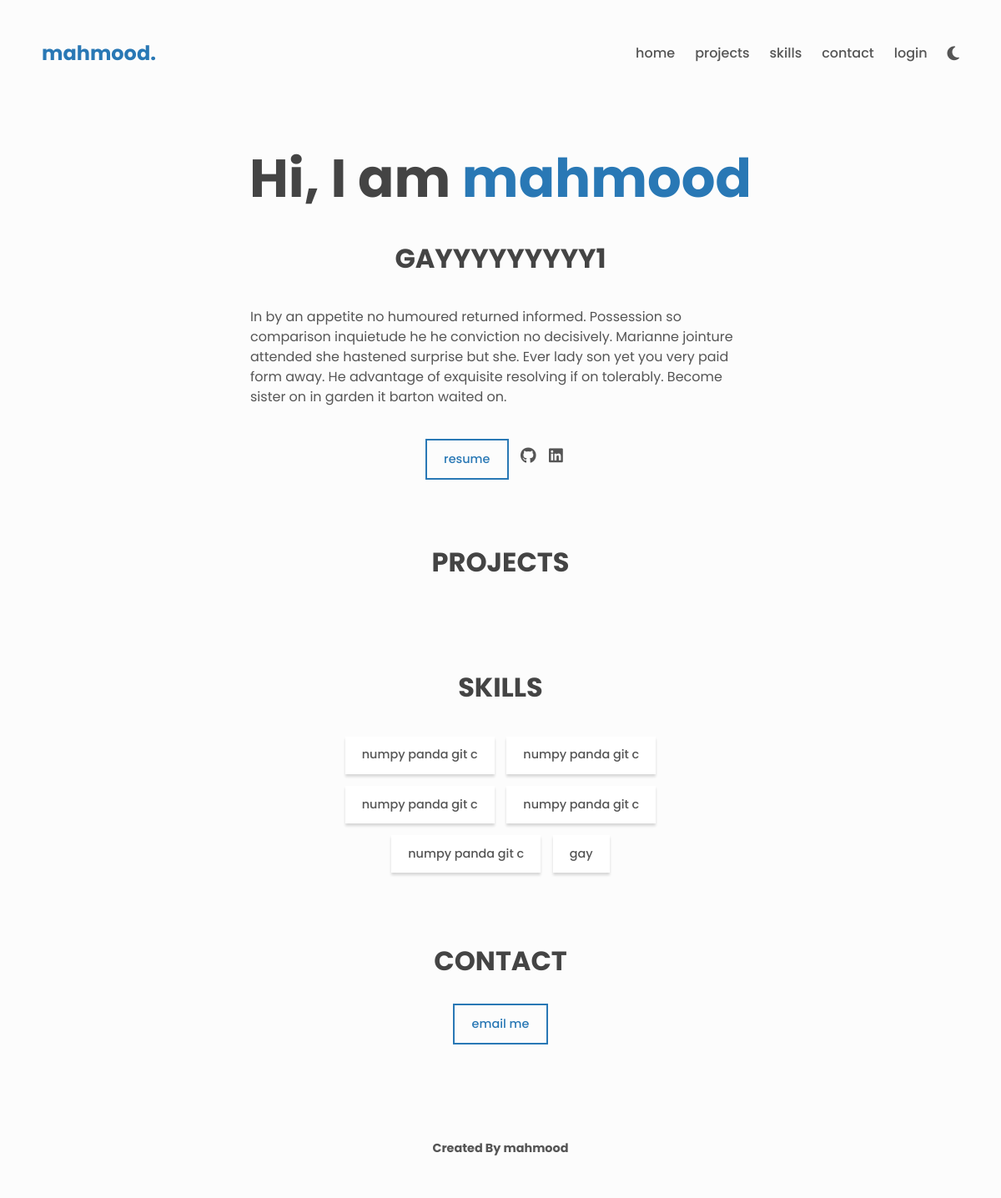
Screenshot of /pr/mahmood with the database file from the repository.
### server.py (models this page shows)
class User(db.Model, UserMixin):
    id = db.Column(db.Integer, primary_key=True)
    name = db.Column(db.String(250), nullable=False)
    email = db.Column(db.String(100), unique=True)
    password = db.Column(db.String(100))
    resume = db.relationship('UserResume', backref='user')
    projects = db.relationship('Project', backref='user')
    skills = db.relationship('Skill', backref='user')

class UserResume(db.Model):
    id = db.Column(db.Integer, primary_key=True)
    role = db.Column(db.String(250), nullable=True)
    about = db.Column(db.String(250), unique=False, nullable=True)
    resume = db.Column(db.String(250), unique=False, nullable=True)
    github = db.Column(db.String(250), nullable=True)
    linkedin = db.Column(db.String(250), nullable=True)
    user_id = db.Column(db.Integer, db.ForeignKey('user.id'))

class Skill(db.Model):
    id = db.Column(db.Integer, primary_key=True)
    skill = db.Column(db.String(250), nullable=True)
    user_id = db.Column(db.Integer, db.ForeignKey('user.id'))

### server.py (the view)
@app.route('/pr/<name>')
def portfolio(name):
    user = User.query.filter_by(name=name).first()
    resume = UserResume.query.filter_by(user_id=user.id).first()
    projects = Project.query.filter_by(user_id=user.id).all()
    skills = Skill.query.filter_by(user_id=user.id).all()
    return render_template('portfolio.html', user=user, projects=projects, skills=skills, resume=resume)

### templates/portfolio.html (shortened to what this page needs)
{% include 'header.html' %}
    <main>
      <div class="about center">
        <h1>Hi, I am <span class="about__name">{{user.name}}</span></h1>
        <h2 class="about__role">{{resume.role}}</h2>
        <p class="about__desc">{{resume.about}}</p>
        <div class="about__contact center">
          <a href="{{user.resume}}">
            <span class="btn btn--outline">Resume</span>
          </a>
          <a
            href="{{user.github}}"
            aria-label="github"
            class="link link--icon">
            <i aria-hidden="true" class="fab fa-github"></i>
          </a>
          <a
            href="{{user.linkedin}}"
            aria-label="linkedin"
            class="link link--icon"
          >
            <i aria-hidden="true" class="fab fa-linkedin"></i>
          </a>
        </div>
      </div>
      <section id="projects" class="section projects">
        <h2 class="section__title">Projects</h2>
      </section>
      <section class="section skills" id="skills">
        <h2 class="section__title">Skills</h2>
        <ul class="skills__list">
          {%for skill in skills:%}
          {%for ski in skill.skill.split("-"):%}
          <li class="skills__list-item btn btn--plain">{{ski}}</li>
            {%endfor%}
          {%endfor%}
        </ul>
      </section>
      <section class="section contact center" id="contact">
        <h2 class="section__title">Contact</h2>
        <a href="mailto:{{user.email}}">
          <span class="btn btn--outline">Email me</span>
        </a>
      </section>
    </main>
{% include 'footer.html' %}

### templates/header.html (shortened to what this page needs)
<!DOCTYPE html>
<html lang="en">
  <head>
    <link rel="stylesheet" href="/static/styles.css" />
  </head>
  <body class="light" id="top">
    <header class="header center">
      <h3>
        <a href="{{url_for('home')}}" class="link"
          >{{user.name}}.</a
        >
      </h3>
      <nav class="nav center">
        <ul class="nav__list center">
          <li class="nav__list-item">
            <a class="link link--nav" href="{{url_for('home')}}">Home</a>
          </li>
          <li class="nav__list-item">
            <a class="link link--nav" href="#projects">Projects</a>
          </li>
          <li class="nav__list-item">
            <a class="link link--nav" href="#skills">Skills</a>
          </li>
          <li class="nav__list-item">
            <a class="link link--nav" href="#contact">Contact</a>
          </li>
          {%if not current_user.is_authenticated:%}
          <li class="nav__list-item">
            <a class="link link--nav" href="{{url_for('login')}}">login</a>
          </li>
          {%else:%}
            <li class="nav__list-item">
            <a class="link link--nav" href="{{url_for('logout')}}">logout</a>
          </li>
          {%endif%}
        </ul>
        <button type="button" aria-label="toggle theme" class="btn btn--icon">
          <i aria-hidden="true" id="btn-theme" class="fas fa-moon"></i>
        </button>
      </nav>
    </header>

### templates/footer.html (shortened to what this page needs)
    <footer class="footer">
      <a
        href="#"
        class="link footer__link"
      >
        Created By mahmood
      </a>
    </footer>
  </body>
</html>

### static/styles.css (style rules this page uses)
* { padding: 0; margin: 0; border: 0; outline: 0; background-color: inherit; color: inherit; font-family: inherit; font-size: inherit; box-shadow: none; box-sizing: border-box; }
html { scroll-behavior: smooth; }
body { font-family: "Poppins", sans-serif; line-height: 1.5; color: var(--clr-fg); background-color: var(--clr-bg); }
.light { --clr-bg: #fcfcfc; --clr-bg-alt: #fff; --clr-fg: #555; --clr-fg-alt: #444; --clr-primary: #2978b5; --shadow: rgba(100, 100, 111, 0.2) 0px 7px 29px 0px; }
h1, h2, h3, h4 { line-height: 1.2; color: var(--clr-fg-alt); }
h1 { font-size: 4rem; }
h2 { font-size: 2rem; }
h3 { font-size: 1.5rem; }
ul { list-style-type: none; }
a { text-decoration: none; }
button { cursor: pointer; }
.link { color: var(--clr-primary); padding: 0 0 0.3em 0; position: relative; }
.link::before { content: ""; display: inline; width: 0%; height: 0.2em; position: absolute; bottom: 0; background-color: var(--clr-primary); transition: width 0.2s ease-in; }
.link--nav { color: var(--clr-fg); text-transform: lowercase; font-weight: 500; }
.link--icon { color: var(--clr-fg); font-size: 1.2rem; }
.btn { display: block; padding: 0.8em 1.4em; font-weight: 500; font-size: 0.9rem; text-transform: lowercase; transition: transform 0.2s ease-in-out; }
.btn--outline { color: var(--clr-primary); border: 2px solid var(--clr-primary); position: relative; overflow: hidden; z-index: 1; }
.btn--outline:before { content: ""; position: absolute; background-color: var(--clr-primary); right: 100%; bottom: 0; left: 0; top: 0; z-index: -1; transition: right 0.2s ease-in-out; }
.btn--plain { text-transform: initial; background-color: var(--clr-bg-alt); box-shadow: rgba(0, 0, 0, 0.15) 0px 3px 3px 0px; border: 0; }
.btn--icon { padding: 0; font-size: 1.2rem; }
.center { display: flex; align-items: center; }
.header { height: 8em; max-width: 1100px; width: 95%; margin: 0 auto; justify-content: space-between; }
main { max-width: 1100px; width: 95%; margin: 0 auto; }
.section { margin-top: 5em; }
.section__title { text-align: center; margin-bottom: 1em; text-transform: uppercase; }
.nav__list { margin-right: 1.5em; display: flex; }
.nav__list-item { margin-left: 1.5em; }
.about { flex-direction: column; margin-top: 3em; }
.about__name { color: var(--clr-primary); }
.about__role { margin-top: 1.2em; }
.about__desc { font-size: 1rem; max-width: 600px; }
.about__desc, .about__contact { margin-top: 2.4em; }
.about .link--icon { margin-right: 0.8em; }
.about .btn--outline { margin-right: 1em; }
.skills__list { max-width: 450px; width: 95%; margin: 0 auto; display: flex; flex-wrap: wrap; justify-content: center; }
.skills__list-item { margin: 0.5em; }
.contact { flex-direction: column; }
.footer { padding: 3em 0; margin-top: 4em; text-align: center; }
.footer__link { font-size: 0.9rem; font-weight: 700; color: var(--clr-fg); }

### rows the page displays
User: name "mahmood"
UserResume: role "GAYYYYYYYYY1", about "In by an appetite no humoured returned informed. Possession so comparison inquietude he he conviction no decisively. Marianne jointure attended she hastened surprise but she. Ever lady son yet you very paid form away. He advantage of exquisite resolving if on tolerably. Become sister on in garden it barton waited on."
Skill: skill "numpy panda git c"
Skill: skill "numpy panda git c"
Skill: skill "numpy panda git c"
Skill: skill "numpy panda git c"
Skill: skill "numpy panda git c"
Skill: skill "gay"
